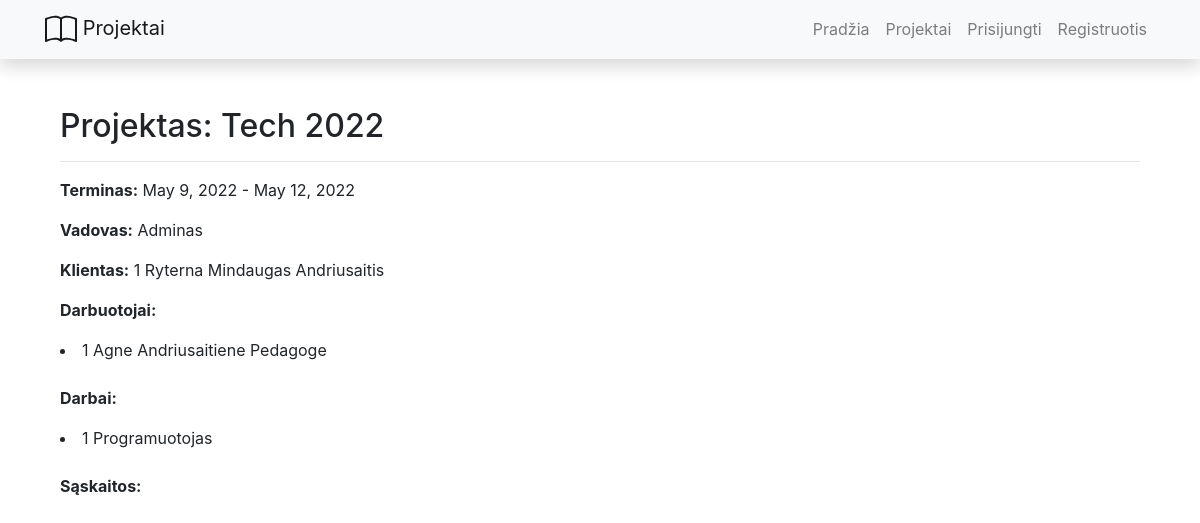
/projects/1/, run on the app's committed database.
### projects/models.py (models this page shows, shortened)
class Project(models.Model):
    name = models.CharField('Name', max_length=200)
    start_date = models.DateField('Start date')
    end_date = models.DateField('End date')
    client = models.ForeignKey('Client', on_delete=models.SET_NULL, null=True)
    manager = models.ForeignKey(User, verbose_name="Manager", on_delete=models.SET_NULL, null=True)
    employees = models.ManyToManyField('Employee', verbose_name="Employees")

class Client(models.Model):
    name = models.CharField('Name', max_length=200, null=True)
    lastname = models.CharField('Lastname', max_length=200, null=True)
    company = models.CharField('Company', max_length=200)
    contacts = models.CharField('Contacts', max_length=200, null=True)
    def __str__(self):
        return f'{self.id} {self.company} {self.name} {self.lastname}'

class Employee(models.Model):
    name = models.CharField('Name', max_length=200)
    lastname = models.CharField('Lastname', max_length=200)
    position = models.CharField('Pareigos', max_length=200, null=True)
    def __str__(self):
        return f'{self.id} {self.name} {self.lastname} {self.position}'

class Job(models.Model):
    title = models.CharField('Title', max_length=200)
    info = models.TextField('Information', null=True)
    project = models.ForeignKey('Project', verbose_name="Project", on_delete=models.SET_NULL, null=True,
                                related_name='jobs')
    def __str__(self):
        return f'{self.id} {self.title}'

### projects/views.py (the view)
# urls.py: path('<int:pk>/', views.ProjectDetailView.as_view(), name='project'),
class ProjectDetailView(generic.DetailView):
    model = Project
    template_name = 'project.html'

### projects/templates/project.html (shortened to what this page needs)
{% extends "base.html" %}
{% block content %}
    <div class="container project">
    <h2>Projektas: {{ project.name }}</h2>
    <hr/>
    <p><strong>Terminas:</strong> {{ project.start_date }} - {{ project.end_date }}</p>
    <p><strong>Vadovas:</strong> {{ project.manager }}</p>
    <p><strong>Klientas:</strong> {{ project.client }}</p>
    <p><strong>Darbuotojai:</strong></p>
    {% for employee in project.employees.all %}
        <li>{{ employee }}</li>
    {% endfor %}
    <p><strong>Darbai:</strong></p>
    {% for job in project.jobs.all %}
        <li>{{ job }}</li>
    {% endfor %}
    <p><strong>Sąskaitos:</strong></p>
    </div>
{% endblock %}

### data on the page
Project: name "Tech 2022", start_date "May 9, 2022", end_date "May 12, 2022", manager "Adminas", client "1 Ryterna Mindaugas Andriusaitis"
Employee: id+name+lastname "1 Agne Andriusaitiene Pedagoge"
Job: id+title "1 Programuotojas"
